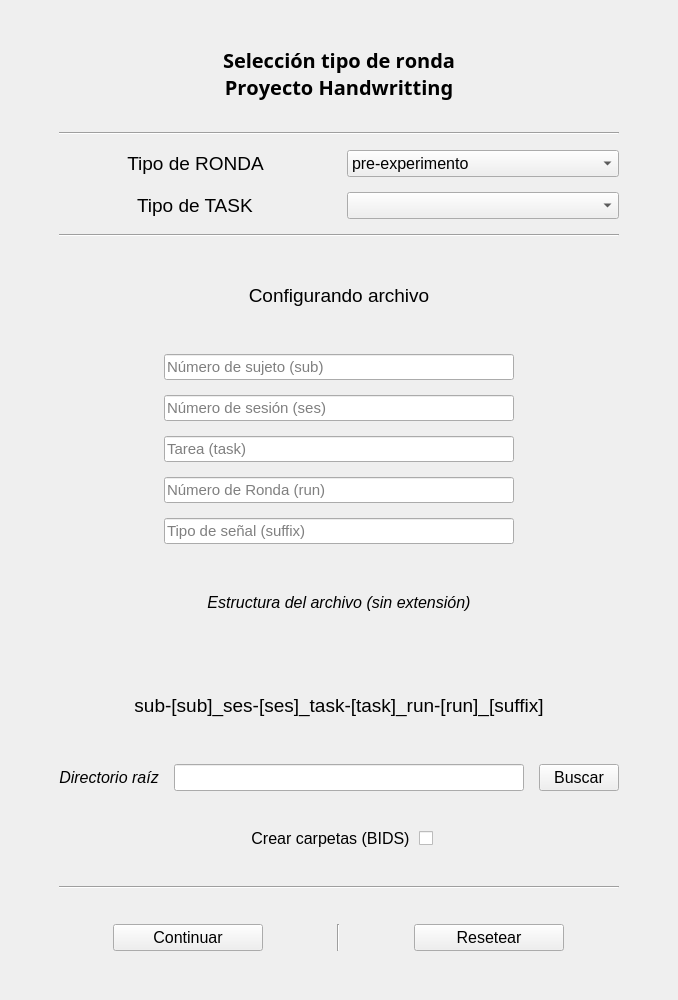
<?xml version="1.0" encoding="UTF-8"?>
<ui version="4.0">
 <class>SessionConfig</class>
 <widget class="QMainWindow" name="SessionConfig">
  <property name="geometry">
   <rect>
    <x>0</x>
    <y>0</y>
    <width>660</width>
    <height>1000</height>
   </rect>
  </property>
  <property name="sizePolicy">
   <sizepolicy hsizetype="Fixed" vsizetype="Fixed">
    <horstretch>0</horstretch>
    <verstretch>0</verstretch>
   </sizepolicy>
  </property>
  <property name="windowTitle">
   <string>Configuración de Sesión – NEUROIA LAB</string>
  </property>
  <widget class="QWidget" name="centralwidget">
   <layout class="QVBoxLayout" name="mainLayout">
    <item>
     <spacer name="topSpacer">
      <property name="orientation">
       <enum>Qt::Vertical</enum>
      </property>
      <property name="sizeType">
       <enum>QSizePolicy::Fixed</enum>
      </property>
      <property name="sizeHint" stdset="0">
       <size>
        <width>20</width>
        <height>20</height>
       </size>
      </property>
     </spacer>
    </item>
    <item>
     <layout class="QVBoxLayout" name="containerLayout">
      <property name="spacing">
       <number>15</number>
      </property>
      <property name="leftMargin">
       <number>50</number>
      </property>
      <property name="rightMargin">
       <number>50</number>
      </property>
      <item>
       <widget class="QLabel" name="title_label">
        <property name="font">
         <font>
          <family>Bahnschrift SemiLight Condensed</family>
          <pointsize>-1</pointsize>
          <weight>75</weight>
          <bold>true</bold>
          <kerning>false</kerning>
         </font>
        </property>
        <property name="styleSheet">
         <string>font-size: 20px; font-weight: bold;</string>
        </property>
        <property name="text">
         <string>Selección tipo de ronda
Proyecto Handwritting</string>
        </property>
        <property name="alignment">
         <set>Qt::AlignCenter</set>
        </property>
       </widget>
      </item>
      <item>
       <widget class="Line" name="line_2">
        <property name="orientation">
         <enum>Qt::Horizontal</enum>
        </property>
       </widget>
      </item>
      <item>
       <layout class="QHBoxLayout" name="horizontalLayout_3">
        <item>
         <widget class="QLabel" name="label_tipo">
          <property name="font">
           <font>
            <pointsize>14</pointsize>
           </font>
          </property>
          <property name="text">
           <string>Tipo de RONDA</string>
          </property>
          <property name="alignment">
           <set>Qt::AlignCenter</set>
          </property>
         </widget>
        </item>
        <item>
         <widget class="QComboBox" name="combo_experimento">
          <property name="font">
           <font>
            <pointsize>12</pointsize>
           </font>
          </property>
          <item>
           <property name="text">
            <string>pre-experimento</string>
           </property>
          </item>
          <item>
           <property name="text">
            <string>experimento</string>
           </property>
          </item>
         </widget>
        </item>
       </layout>
      </item>
      <item>
       <layout class="QHBoxLayout" name="horizontalLayout_4">
        <item alignment="Qt::AlignHCenter">
         <widget class="QLabel" name="label">
          <property name="font">
           <font>
            <pointsize>14</pointsize>
           </font>
          </property>
          <property name="text">
           <string>Tipo de TASK</string>
          </property>
         </widget>
        </item>
        <item>
         <widget class="QComboBox" name="combo_tipo_task">
          <property name="enabled">
           <bool>true</bool>
          </property>
          <property name="sizePolicy">
           <sizepolicy hsizetype="Preferred" vsizetype="Fixed">
            <horstretch>0</horstretch>
            <verstretch>0</verstretch>
           </sizepolicy>
          </property>
          <property name="minimumSize">
           <size>
            <width>0</width>
            <height>0</height>
           </size>
          </property>
          <property name="font">
           <font>
            <pointsize>12</pointsize>
           </font>
          </property>
          <property name="layoutDirection">
           <enum>Qt::LeftToRight</enum>
          </property>
          <property name="sizeAdjustPolicy">
           <enum>QComboBox::AdjustToContentsOnFirstShow</enum>
          </property>
         </widget>
        </item>
       </layout>
      </item>
      <item>
       <widget class="Line" name="line">
        <property name="orientation">
         <enum>Qt::Horizontal</enum>
        </property>
       </widget>
      </item>
      <item>
       <widget class="QLabel" name="label_info">
        <property name="font">
         <font>
          <pointsize>14</pointsize>
         </font>
        </property>
        <property name="text">
         <string>Configurando archivo</string>
        </property>
        <property name="alignment">
         <set>Qt::AlignCenter</set>
        </property>
       </widget>
      </item>
      <item alignment="Qt::AlignHCenter">
       <widget class="QLineEdit" name="input_sub">
        <property name="sizePolicy">
         <sizepolicy hsizetype="Fixed" vsizetype="Fixed">
          <horstretch>0</horstretch>
          <verstretch>0</verstretch>
         </sizepolicy>
        </property>
        <property name="minimumSize">
         <size>
          <width>350</width>
          <height>20</height>
         </size>
        </property>
        <property name="font">
         <font>
          <pointsize>11</pointsize>
         </font>
        </property>
        <property name="placeholderText">
         <string>Número de sujeto (sub)</string>
        </property>
       </widget>
      </item>
      <item alignment="Qt::AlignHCenter">
       <widget class="QLineEdit" name="input_ses">
        <property name="sizePolicy">
         <sizepolicy hsizetype="Fixed" vsizetype="Fixed">
          <horstretch>0</horstretch>
          <verstretch>0</verstretch>
         </sizepolicy>
        </property>
        <property name="minimumSize">
         <size>
          <width>350</width>
          <height>20</height>
         </size>
        </property>
        <property name="font">
         <font>
          <pointsize>11</pointsize>
         </font>
        </property>
        <property name="placeholderText">
         <string>Número de sesión (ses)</string>
        </property>
       </widget>
      </item>
      <item alignment="Qt::AlignHCenter">
       <widget class="QLineEdit" name="input_task">
        <property name="sizePolicy">
         <sizepolicy hsizetype="Fixed" vsizetype="Fixed">
          <horstretch>0</horstretch>
          <verstretch>0</verstretch>
         </sizepolicy>
        </property>
        <property name="minimumSize">
         <size>
          <width>350</width>
          <height>20</height>
         </size>
        </property>
        <property name="font">
         <font>
          <pointsize>11</pointsize>
         </font>
        </property>
        <property name="placeholderText">
         <string>Tarea (task)</string>
        </property>
       </widget>
      </item>
      <item alignment="Qt::AlignHCenter">
       <widget class="QLineEdit" name="input_run">
        <property name="sizePolicy">
         <sizepolicy hsizetype="Fixed" vsizetype="Fixed">
          <horstretch>0</horstretch>
          <verstretch>0</verstretch>
         </sizepolicy>
        </property>
        <property name="minimumSize">
         <size>
          <width>350</width>
          <height>20</height>
         </size>
        </property>
        <property name="font">
         <font>
          <pointsize>11</pointsize>
         </font>
        </property>
        <property name="placeholderText">
         <string>Número de Ronda (run)</string>
        </property>
       </widget>
      </item>
      <item alignment="Qt::AlignHCenter">
       <widget class="QLineEdit" name="input_suffix">
        <property name="sizePolicy">
         <sizepolicy hsizetype="Fixed" vsizetype="Fixed">
          <horstretch>0</horstretch>
          <verstretch>0</verstretch>
         </sizepolicy>
        </property>
        <property name="minimumSize">
         <size>
          <width>350</width>
          <height>20</height>
         </size>
        </property>
        <property name="font">
         <font>
          <pointsize>11</pointsize>
         </font>
        </property>
        <property name="placeholderText">
         <string>Tipo de señal (suffix)</string>
        </property>
       </widget>
      </item>
      <item>
       <widget class="QLabel" name="nameFileLabel">
        <property name="font">
         <font>
          <pointsize>10</pointsize>
         </font>
        </property>
        <property name="text">
         <string>&lt;html&gt;&lt;head/&gt;&lt;body&gt;&lt;p&gt;&lt;span style=&quot; font-size:12pt; font-style:italic;&quot;&gt;Estructura del archivo (sin extensión)&lt;/span&gt;&lt;/p&gt;&lt;/body&gt;&lt;/html&gt;</string>
        </property>
        <property name="alignment">
         <set>Qt::AlignCenter</set>
        </property>
       </widget>
      </item>
      <item>
       <widget class="QLabel" name="fileName">
        <property name="font">
         <font>
          <pointsize>14</pointsize>
         </font>
        </property>
        <property name="text">
         <string>sub-[sub]_ses-[ses]_task-[task]_run-[run]_[suffix]</string>
        </property>
        <property name="alignment">
         <set>Qt::AlignCenter</set>
        </property>
       </widget>
      </item>
      <item>
       <layout class="QHBoxLayout" name="horizontalLayout">
        <property name="topMargin">
         <number>0</number>
        </property>
        <property name="bottomMargin">
         <number>20</number>
        </property>
        <item>
         <widget class="QLabel" name="root_folder_label">
          <property name="sizePolicy">
           <sizepolicy hsizetype="Fixed" vsizetype="Preferred">
            <horstretch>0</horstretch>
            <verstretch>0</verstretch>
           </sizepolicy>
          </property>
          <property name="font">
           <font>
            <pointsize>12</pointsize>
            <italic>true</italic>
           </font>
          </property>
          <property name="text">
           <string>Directorio raíz</string>
          </property>
          <property name="alignment">
           <set>Qt::AlignCenter</set>
          </property>
         </widget>
        </item>
        <item>
         <widget class="QLineEdit" name="input_rootfolder">
          <property name="sizePolicy">
           <sizepolicy hsizetype="Fixed" vsizetype="Fixed">
            <horstretch>0</horstretch>
            <verstretch>0</verstretch>
           </sizepolicy>
          </property>
          <property name="minimumSize">
           <size>
            <width>350</width>
            <height>20</height>
           </size>
          </property>
          <property name="font">
           <font>
            <pointsize>12</pointsize>
           </font>
          </property>
         </widget>
        </item>
        <item>
         <widget class="QPushButton" name="browseBtn">
          <property name="sizePolicy">
           <sizepolicy hsizetype="Fixed" vsizetype="Fixed">
            <horstretch>0</horstretch>
            <verstretch>0</verstretch>
           </sizepolicy>
          </property>
          <property name="font">
           <font>
            <pointsize>12</pointsize>
           </font>
          </property>
          <property name="text">
           <string>Buscar</string>
          </property>
         </widget>
        </item>
       </layout>
      </item>
      <item>
       <layout class="QHBoxLayout" name="horizontalLayout_2">
        <property name="bottomMargin">
         <number>20</number>
        </property>
        <item>
         <widget class="QCheckBox" name="crearBIDSCheck">
          <property name="sizePolicy">
           <sizepolicy hsizetype="Fixed" vsizetype="Fixed">
            <horstretch>0</horstretch>
            <verstretch>0</verstretch>
           </sizepolicy>
          </property>
          <property name="font">
           <font>
            <pointsize>12</pointsize>
           </font>
          </property>
          <property name="focusPolicy">
           <enum>Qt::StrongFocus</enum>
          </property>
          <property name="layoutDirection">
           <enum>Qt::RightToLeft</enum>
          </property>
          <property name="text">
           <string>Crear carpetas (BIDS) </string>
          </property>
         </widget>
        </item>
       </layout>
      </item>
      <item>
       <widget class="Line" name="line_3">
        <property name="orientation">
         <enum>Qt::Horizontal</enum>
        </property>
       </widget>
      </item>
      <item>
       <layout class="QHBoxLayout" name="buttonLayout">
        <property name="spacing">
         <number>20</number>
        </property>
        <property name="topMargin">
         <number>20</number>
        </property>
        <property name="bottomMargin">
         <number>20</number>
        </property>
        <item>
         <widget class="QPushButton" name="btn_continue">
          <property name="sizePolicy">
           <sizepolicy hsizetype="Fixed" vsizetype="Fixed">
            <horstretch>0</horstretch>
            <verstretch>0</verstretch>
           </sizepolicy>
          </property>
          <property name="minimumSize">
           <size>
            <width>150</width>
            <height>0</height>
           </size>
          </property>
          <property name="font">
           <font>
            <pointsize>12</pointsize>
           </font>
          </property>
          <property name="text">
           <string>Continuar</string>
          </property>
         </widget>
        </item>
        <item>
         <widget class="Line" name="line_4">
          <property name="orientation">
           <enum>Qt::Vertical</enum>
          </property>
         </widget>
        </item>
        <item>
         <widget class="QPushButton" name="btn_reset">
          <property name="sizePolicy">
           <sizepolicy hsizetype="Fixed" vsizetype="Fixed">
            <horstretch>0</horstretch>
            <verstretch>0</verstretch>
           </sizepolicy>
          </property>
          <property name="minimumSize">
           <size>
            <width>150</width>
            <height>0</height>
           </size>
          </property>
          <property name="font">
           <font>
            <pointsize>12</pointsize>
           </font>
          </property>
          <property name="text">
           <string>Resetear</string>
          </property>
         </widget>
        </item>
       </layout>
      </item>
     </layout>
    </item>
    <item>
     <spacer name="bottomSpacer">
      <property name="orientation">
       <enum>Qt::Vertical</enum>
      </property>
      <property name="sizeType">
       <enum>QSizePolicy::Fixed</enum>
      </property>
      <property name="sizeHint" stdset="0">
       <size>
        <width>60</width>
        <height>20</height>
       </size>
      </property>
     </spacer>
    </item>
   </layout>
  </widget>
 </widget>
 <resources/>
 <connections/>
</ui>
